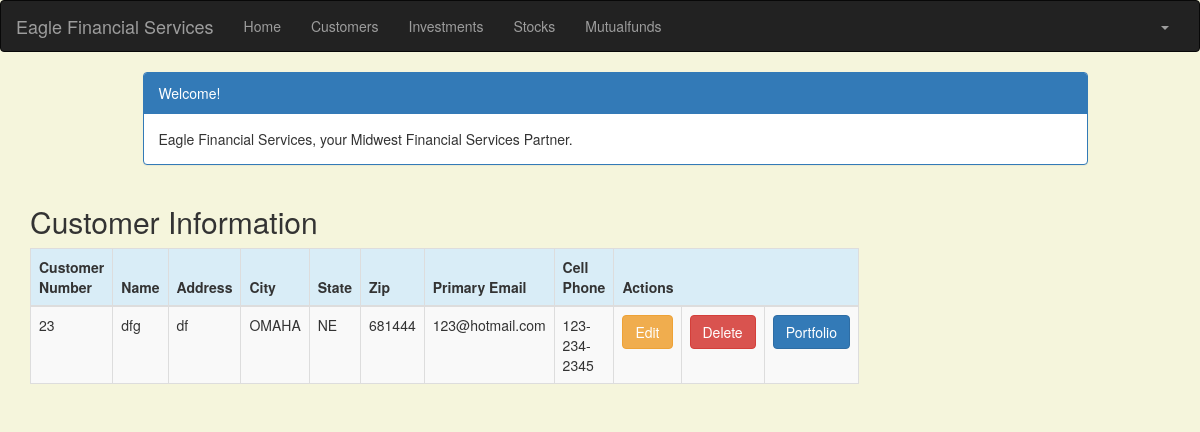
Page /customer/ (signed in) on the earlier database version.
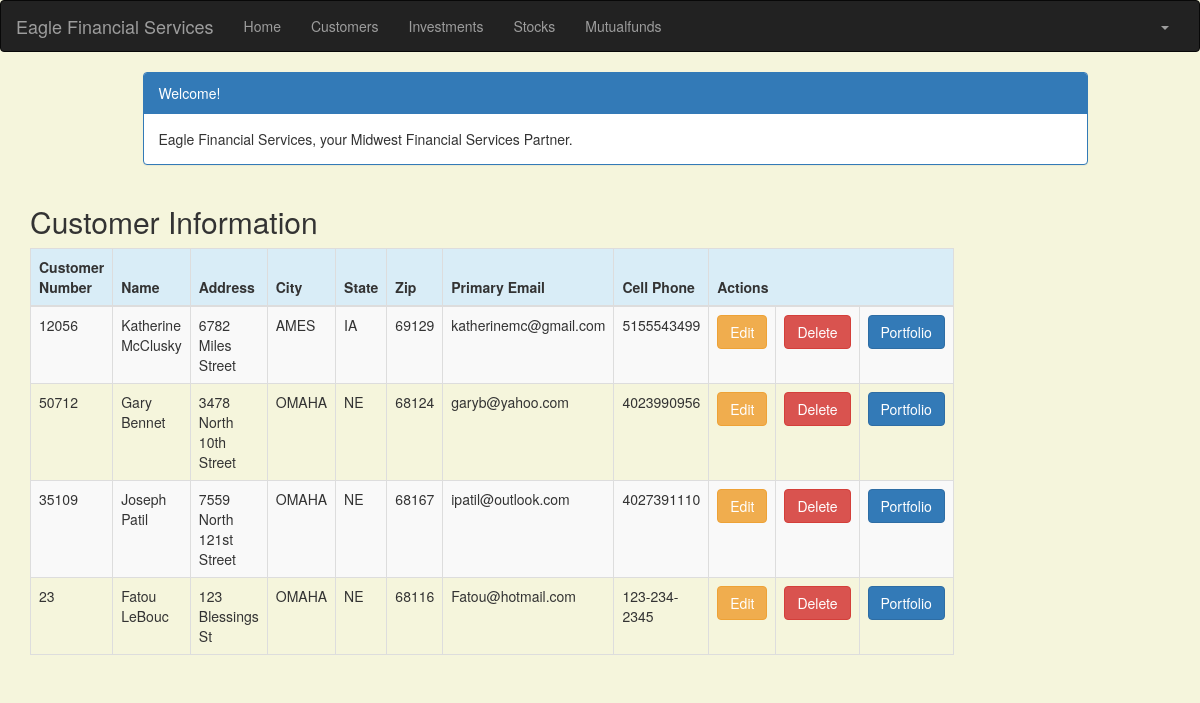
Same page on the later database version.
### portfolio/models.py (models this page shows, shortened)
class Customer(models.Model):
    name = models.CharField(max_length=50)
    address = models.CharField(max_length=200)
    cust_number = models.IntegerField(blank=False, null=False)
    city = models.CharField(max_length=50)
    state = models.CharField(max_length=50)
    zipcode = models.CharField(max_length=10)
    email = models.EmailField(max_length=200)
    cell_phone = models.CharField(max_length=50)
    created_date = models.DateTimeField(
        default=timezone.now)
    updated_date = models.DateTimeField(auto_now_add=True)

### portfolio/views.py (the view)
# urls.py: url(r'^customer/$', views.customer_list, name='customer_list'),
@login_required
def customer_list(request):
   customer = Customer.objects.filter(created_date__lte=timezone.now())
   return render(request, 'portfolio/customer_list.html',
                 {'customers': customer})

### portfolio/templates/portfolio/customer_list.html (shortened to what this page needs)
{% extends 'portfolio/base.html' %}
{% block content %}
    <!DOCTYPE html>
    <html>
    <head>
        <link rel="stylesheet" href="https://maxcdn.bootstrapcdn.com/bootstrap/3.3.4/css/bootstrap.min.css">
    </head>
    <body>
    <div class="container">
        <div class="row">
            <div class="col-md-10 col-md-offset-1">
                <div class="panel panel-primary">
                    <div class="panel-heading">Welcome!</div>
                    <div class="panel-body">
                        Eagle Financial Services, your Midwest Financial Services Partner.
                    </div>
                </div>
            </div>
        </div>
    </div>
    <div class="row">
        <h2 style="padding-left: 15Px">Customer Information</h2>
    </div>
    <div>
        <table class="table table-striped table-bordered table-hover">
            <thead>
            <tr class="bg-info">
                <th>Customer Number</th>
                <th>Name</th>
                <th>Address</th>
                <th>City</th>
                <th>State</th>
                <th>Zip</th>
                <th>Primary Email</th>
                <th>Cell Phone</th>
                <th colspan="3">Actions</th>
            </tr>
            </thead>
            <tbody>
            {% for customer in customers %}
                <tr>
                    <td>{{ customer.cust_number }}</td>
                    <td>{{ customer.name }}</td>
                    <td>{{ customer.address }}</td>
                    <td>{{ customer.city }}</td>
                    <td>{{ customer.state }}</td>
                    <td>{{ customer.zipcode }}</td>
                    <td>{{ customer.email }}</td>
                    <td>{{ customer.cell_phone }}</td>
                    <td><a href="{% url 'portfolio:customer_edit' pk=customer.pk %}" class="btn btn-warning">Edit</a>
                    <td><a href="{% url 'portfolio:customer_delete' pk=customer.pk %}"
                           onclick="return confirm('Are you sure you want to delete?')"
                           class="btn btn-danger">Delete</a>
                    </td>
                    <td><a href="{% url 'portfolio:portfolio' pk=customer.pk %}"
                           class="btn btn-primary">Portfolio</a>
                    </td>
                </tr>
            {% endfor %}
            </tbody>
        </table>
    </div>
    </body>
    </html>
{% endblock %}

### portfolio/templates/portfolio/base.html (shortened to what this page needs)
{% load staticfiles %}
<!DOCTYPE html>
<html lang="en">
<head>
    <link rel="stylesheet" href="https://maxcdn.bootstrapcdn.com/bootstrap/3.3.7/css/bootstrap.min.css">
</head>
<body id="app-layout">
<nav class="navbar navbar-inverse">
    <div class="container-fluid">
        <div class="navbar-header">
            <a class="navbar-brand" href="/">
                Eagle Financial Services
            </a>
        </div>
        <div class="collapse navbar-collapse" id="myNavbar">
            <ul class="nav navbar-nav">
                <li><a href="{% url 'portfolio:home' %}">Home</a></li>
                <li><a href="{% url 'portfolio:customer_list' %}">Customers</a></li>
                <li><a href="{% url 'portfolio:investment_list' %}">Investments</a></li>
                <li><a href="{% url 'portfolio:stock_list' %}">Stocks</a></li>
                <li><a href="{% url 'portfolio:mutualfund_list' %}">Mutualfunds</a></li>
            </ul>
            <ul class="nav navbar-nav navbar-right">
                {% if user.is_authenticated %}
                    <li class="dropdown">
                        <a href="#" class="dropdown-toggle" data-toggle="dropdown" role="button" aria-expanded="false">
                            <span class="caret"></span>
                        </a>
                    </li>
                {% else %}
                    <li><a href="{% url 'login' %}"><span class="glyphicon glyphicon-log-in"></span> Login</a></li>
                {% endif %}
            </ul>
        </div>
    </div>
</nav>
<div class="content container">
    <div class="row">
        <div class="col-md-8">
            {% block content %}{% endblock %}
        </div>
    </div>
</body>
</html>

### portfolio/templates/portfolio/base.html (style rules this page uses)
.navbar { margin-bottom: 0; border-radius: 0; }

### portfolio/templates/portfolio/customer_list.html (style rules this page uses)
body { background-color: beige; }

Differences in the rows shown:
removed Customer: cust_number "23", name "dfg", address "df", city "OMAHA", state "NE", zipcode "681444", email "123@hotmail.com", cell_phone "123-234-2345"
added Customer: cust_number "12056", name "Katherine McClusky", address "6782 Miles Street", city "AMES", state "IA", zipcode "69129", email "katherinemc@gmail.com", cell_phone "5155543499"
added Customer: cust_number "50712", name "Gary Bennet", address "3478 North 10th Street", city "OMAHA", state "NE", zipcode "68124", email "garyb@yahoo.com", cell_phone "4023990956"
added Customer: cust_number "35109", name "Joseph Patil", address "7559 North 121st Street", city "OMAHA", state "NE", zipcode "68167", email "ipatil@outlook.com", cell_phone "4027391110"
added Customer: cust_number "23", name "Fatou LeBouc", address "123 Blessings St", city "OMAHA", state "NE", zipcode "68116", email "Fatou@hotmail.com", cell_phone "123-234-2345"
